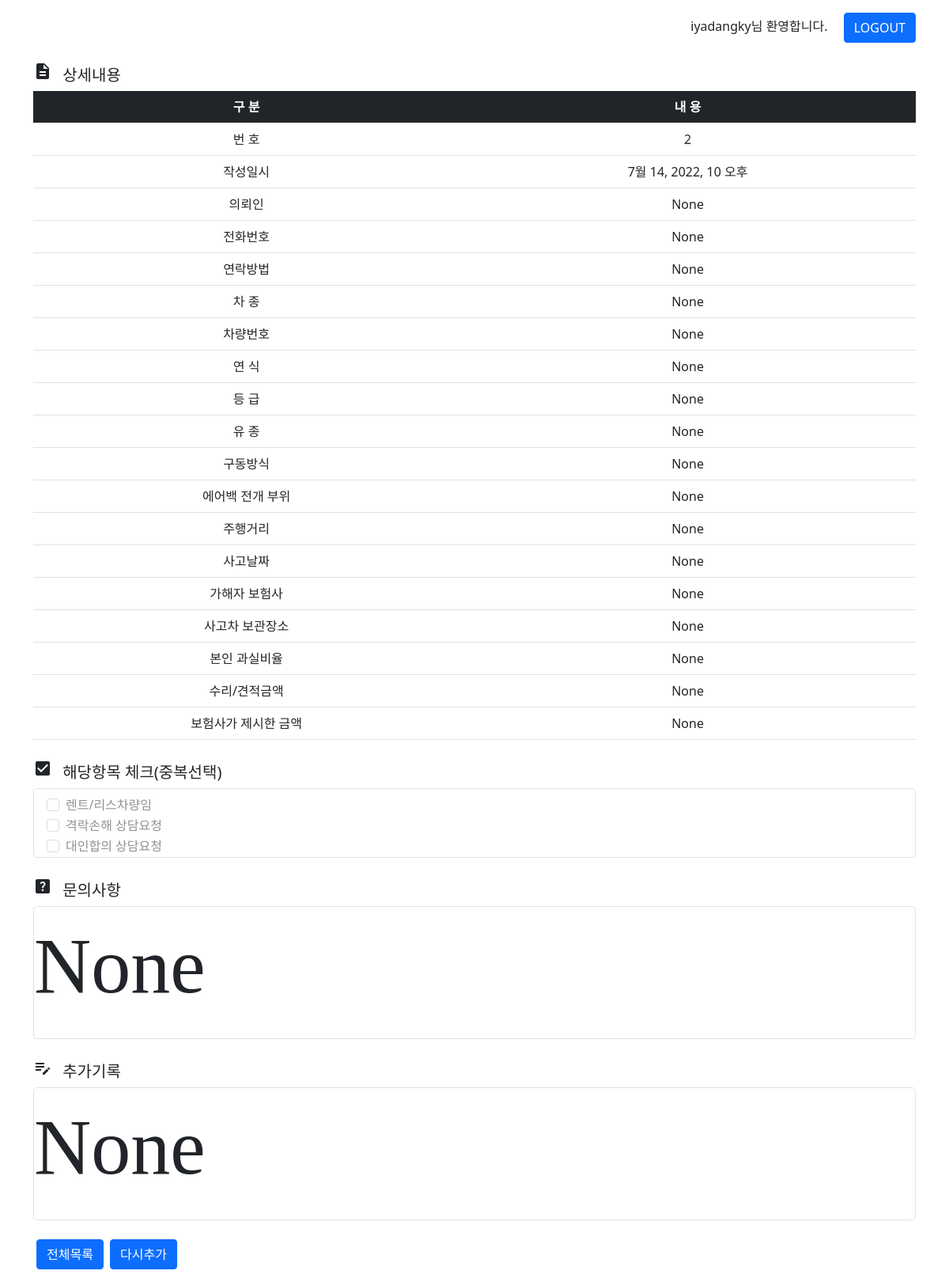
/posts/2/record/ (signed in), run on the app's committed database.
### posts/models.py (models this page shows)
class Post(models.Model):
    created_at = models.DateTimeField()
    password = models.CharField(max_length=50, null=True)
    client = models.CharField(max_length=50, null=True)
    phoneNumber = models.CharField(max_length=50, null=True)
    contact = models.CharField(max_length=50, null=True)
    carModel = models.CharField(max_length=50, null=True)
    carNumber = models.CharField(max_length=50, null=True)
    birth = models.CharField(max_length=50, null=True)
    trim = models.CharField(max_length=50, null=True)
    fuel = models.CharField(max_length=50, null=True)
    driveType = models.CharField(max_length=50, null=True)
    airbag = models.CharField(max_length=50, null=True)
    mileage = models.CharField(max_length=50, null=True)
    eventDate = models.CharField(max_length=50, null=True)
    repairCost = models.CharField(max_length=50, null=True)
    proposedCompensation = models.CharField(max_length=50, null=True)
    insuranceCompany = models.CharField(max_length=50, null=True)
    faultRatio = models.CharField(max_length=50, null=True)
    location = models.CharField(max_length=50, null=True)
    others1 = models.CharField(max_length=50, null=True)
    others2 = models.CharField(max_length=50, null=True)
    others3 = models.CharField(max_length=50, null=True)
    note = models.CharField(max_length=500, null=True)
    addition = models.CharField(max_length=500, null=True)
    price = models.CharField(max_length=50, null=True)
    opinion = models.CharField(max_length=500, null=True)
    image1 = models.FileField(upload_to='posts', null=True)
    image2 = models.FileField(upload_to='posts', null=True)
    image3 = models.FileField(upload_to='posts', null=True)
    image4 = models.FileField(upload_to='posts', null=True)
    image5 = models.FileField(upload_to='posts', null=True)
    image6 = models.FileField(upload_to='posts', null=True)
    image7 = models.FileField(upload_to='posts', null=True)
    image8 = models.FileField(upload_to='posts', null=True)
    image9 = models.FileField(upload_to='posts', null=True)
    image10 = models.FileField(upload_to='posts', null=True)
    image11 = models.FileField(upload_to='posts', null=True)
    image12 = models.FileField(upload_to='posts', null=True)
    image13 = models.FileField(upload_to='posts', null=True)
    image14 = models.FileField(upload_to='posts', null=True)
    image15 = models.FileField(upload_to='posts', null=True)
    image16 = models.FileField(upload_to='posts', null=True)
    image17 = models.FileField(upload_to='posts', null=True)

### posts/views.py (the view)
# urls.py: path('<int:post_id>/record/', views.record, name="record"),
@login_required
def record(request, post_id):
    post = Post.objects.get(id=post_id)
    post.client = request.POST.get('client')
    post.phoneNumber = request.POST.get('phoneNumber')
    post.contact = request.POST.get('contact')
    post.carModel = request.POST.get('carModel')
    post.carNumber = request.POST.get('carNumber')
    post.birth = request.POST.get('birth')
    post.trim = request.POST.get('trim')
    post.fuel = request.POST.get('fuel')
    post.driveType = request.POST.get('driveType')
    post.airbag = request.POST.get('airbag')
    post.mileage = request.POST.get('mileage')
    post.eventDate = request.POST.get('eventDate')
    post.repairCost = request.POST.get('repairCost')
    post.proposedCompensation = request.POST.get('proposedCompensation')
    post.insuranceCompany = request.POST.get('insuranceCompany')
    post.faultRatio = request.POST.get('faultRatio')
    post.location = request.POST.get('location')
    post.others1 = request.POST.get('others1')
    post.others2 = request.POST.get('others2')
    post.others3 = request.POST.get('others3')
    post.note = request.POST.get('note')
    post.addition = request.POST.get('addition')
    post.image1 = request.FILES.get('image1')
    post.image2 = request.FILES.get('image2')
    post.image3 = request.FILES.get('image3')
    post.image4 = request.FILES.get('image4')
    post.image5 = request.FILES.get('image5')
    post.image6 = request.FILES.get('image6')
    post.image13 = request.FILES.get('image13')
    post.image14 = request.FILES.get('image14')
    post.image15 = request.FILES.get('image15')
    post.image16 = request.FILES.get('image16')
    post.image17 = request.FILES.get('image17')
    post.save()
    context = {'post' : post}
    return render(request, 'posts/addition.html', context)

### posts/templates/posts/addition.html (shortened to what this page needs)
{% extends 'base.html' %}
{% load static %}
{% block content %}
    <div class="container">
        <h5><span class="material-icons me-2">description</span> 상세내용</h5>
            <table class="table mb-4">
                <thead class="table-dark text-center">
                    <tr>
                        <th class="cell">구 분</td>
                        <th>내 용</td>
                    </tr>
                </thead>
                <tbody>
                    <tr>
                        <td class="cell text-center">번 호</td>
                        <td class="text-center">{{ post.id }}</td>
                    </tr>
                    <tr>
                        <td class="cell text-center">작성일시</td>
                        <td class="text-center">{{ post.created_at }}</td>
                    </tr>
                    <tr>
                        <td class="cell text-center">의뢰인</td>
                        <td class="text-center">{{ post.client }}</td>
                    </tr>
                    <tr>
                        <td class="cell text-center">전화번호</td>
                        <td class="text-center">{{ post.phoneNumber }}</td>
                    </tr>
                    <tr>
                        <td class="cell text-center">연락방법</td>
                        <td class="text-center">{{ post.contact }}</td>
                    </tr>
                    <tr>
                        <td class="cell text-center">차 종</td>
                        <td class="text-center">{{ post.carModel }}</td>
                    </tr>
                    <tr>
                        <td class="cell text-center">차량번호</td>
                        <td class="text-center">{{ post.carNumber }}</td>
                    </tr>
                    <tr>
                        <td class="cell text-center">연 식</td>
                        <td class="text-center">{{ post.birth }}</td>
                    </tr>
                    <tr>
                        <td class="cell text-center">등 급</td>
                        <td class="text-center">{{ post.trim }}</td>
                    </tr>
                    <tr>
                        <td class="cell text-center">유 종</td>
                        <td class="text-center">{{ post.fuel }}</td>
                    </tr>
                    <tr>
                        <td class="cell text-center">구동방식</td>
                        <td class="text-center">{{ post.driveType }}</td>
                    </tr>
                    <tr>
                        <td class="cell text-center">에어백 전개 부위</td>
                        <td class="text-center">{{ post.airbag }}</td>
                    </tr>
                    <tr>
                        <td class="cell text-center">주행거리</td>
                        <td class="text-center">{{ post.mileage }}</td>
                    </tr>
                    <tr>
                        <td class="cell text-center">사고날짜</td>
                        <td class="text-center">{{ post.eventDate }}</td>
                    </tr>
                    <tr>
                        <td class="cell text-center">가해자 보험사</td>
                        <td class="text-center">{{ post.insuranceCompany }}</td>
                    </tr>
                    <tr>
                        <td class="cell text-center">사고차 보관장소</td>
                        <td class="text-center">{{ post.location }}</td>
                    </tr>
                    <tr>
                        <td class="cell text-center">본인 과실비율</td>
                        <td class="text-center">{{ post.faultRatio }}</td>
                    </tr>
                    <tr>
                        <td class="cell text-center">수리/견적금액</td>
                        <td class="text-center">{{ post.repairCost }}</td>
                    </tr>
                    <tr>
                        <td class="cell text-center">보험사가 제시한 금액</td>
                        <td class="text-center">{{ post.proposedCompensation }}</td>
                    </tr>
                 </tbody>
            </table>
        <h5><span class="material-icons me-2">check_box</span> 해당항목 체크(중복선택)</h5>
            <div class="border rounded-3 mb-4">
                {% if post.others1 %}
                <div class="form-check mt-2 ms-3">
                    <input class="form-check-input" type="checkbox" value="확인" id="flexCheckCheckedDisabled" checked disabled>
                    <label class="form-check-label" for="flexCheckCheckedDisabled">렌트/리스차량임</label>
                </div>
                {% else %}
                <div class="form-check mt-2 ms-3">
                    <input class="form-check-input" type="checkbox" value="확인" id="flexCheckDisabled" disabled>
                    <label class="form-check-label" for="flexCheckDisabled">렌트/리스차량임</label>
                </div>
                {% endif %}
                {% if post.others2 %}
                <div class="form-check ms-3">
                    <input class="form-check-input" type="checkbox" value="확인" id="flexCheckCheckedDisabled" checked disabled>
                    <label class="form-check-label" for="flexCheckCheckedDisabled">격락손해 상담요청</label>
                </div>
                {% else %}
                <div class="form-check ms-3">
                    <input class="form-check-input" type="checkbox" value="확인" id="flexCheckDisabled" disabled>
                    <label class="form-check-label" for="flexCheckDisabled">격락손해 상담요청</label>
                </div>
                {% endif %}
                {% if post.others3 %}
                <div class="form-check ms-3">
                    <input class="form-check-input" type="checkbox" value="확인" id="flexCheckCheckedDisabled" checked disabled>
                    <label class="form-check-label" for="flexCheckCheckedDisabled">대인합의 상담요청</label>
                </div>
                {% else %}
                <div class="form-check ms-3">
                    <input class="form-check-input" type="checkbox" value="확인" id="flexCheckDisabled" disabled>
                    <label class="form-check-label" for="flexCheckDisabled">대인합의 상담요청</label>
                </div>
                {% endif %}
            </div>
        <h5><span class="material-icons me-2">help_center</span> 문의사항</h5>
            <div class="border rounded-3 mb-4">
                <p>{{ post.note }}</p>
            </div>
        <h5><span class="material-icons me-2">edit_note</span> 추가기록</h5>
        <div class="border rounded-3 mb-4">
            <p>{{ post.addition }}</p>
        </div>
        <a href="{% url 'posts:index' %}" class="btn btn-primary ms-1 mb-3">전체목록</a>
        <a href="{% url 'posts:add' post.id %}" class="btn btn-primary ms-1 mb-3">다시추가</a>
    </div>
{% endblock %}

### templates/base.html (shortened to what this page needs)
{% load static %}
<!DOCTYPE html>
<html lang="ko">
<head>
    <link href="https://cdn.jsdelivr.net/npm/bootstrap@5.0.2/dist/css/bootstrap.min.css" rel="stylesheet">
    <link rel="stylesheet" href="{% static 'style.css' %}">
    <link rel="stylesheet" href="{% static 'posts/style.css' %}">
</head>
<body>
    <div class="container pt-3 mb-4" style="display: flex; justify-content: flex-end;">
        {% if user.is_authenticated %}
            <form method="POST" action="{% url 'accounts:logout' %}">
                {{ user.get_username }}님 환영합니다.
                <button type="submit" class="btn btn-primary ms-3">LOGOUT</button>
            </form>
        {% endif %}
    </div>
    {% block content %}
    {% endblock %}
</body>
</html>

### static/style.css (style rules this page uses)
input { font-family: fontAwesome; }
P { font-family: 'Rampart One', cursive; font-size: 100px; }

### data on the page
Post: id "2", created_at "7월 14, 2022, 10 오후", client "None", phoneNumber "None", contact "None", carModel "None", carNumber "None", birth "None", trim "None", fuel "None", driveType "None", airbag "None", mileage "None", eventDate "None", insuranceCompany "None", location "None", faultRatio "None", repairCost "None", proposedCompensation "None", note "None", addition "None"

### other printed values
{{ user.get_username }} "iyadangky"
